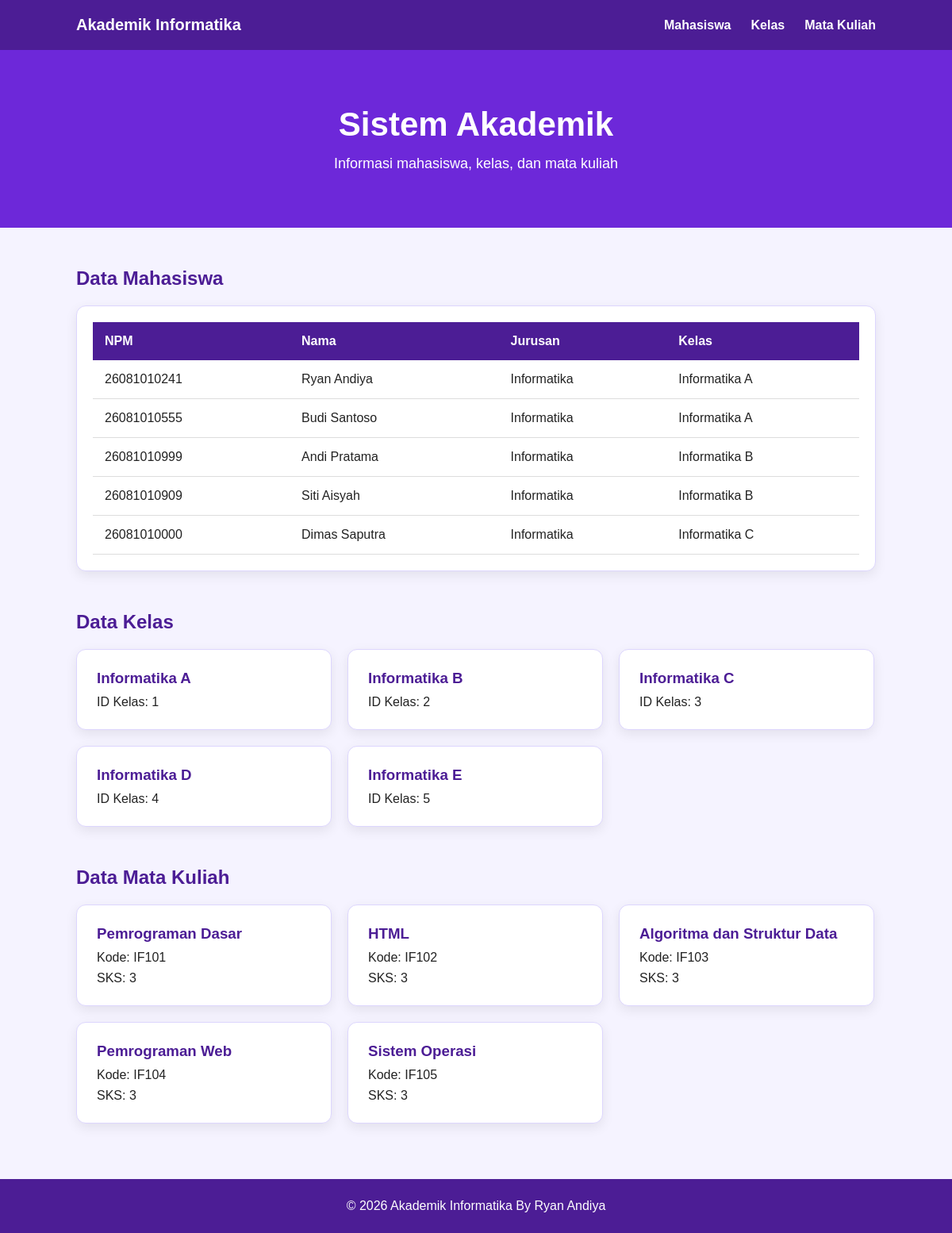
The page / on the database its author committed.
### tables this page shows
CREATE TABLE `mahasiswa` (
  `id` int(11) NOT NULL,
  `npm` varchar(12) NOT NULL,
  `nama` varchar(100) NOT NULL,
  `email` varchar(100) NOT NULL,
  `jurusan` varchar(50) NOT NULL,
  `id_kelas` int(11) DEFAULT NULL
);

CREATE TABLE `kelas` (
  `id_kelas` int(11) NOT NULL,
  `nama_kelas` varchar(50) NOT NULL
);

CREATE TABLE `matakuliah` (
  `id_matakuliah` int(11) NOT NULL,
  `kode_matakuliah` varchar(10) NOT NULL,
  `nama_matakuliah` varchar(100) NOT NULL,
  `sks` int(11) NOT NULL
);

### index.php (the view, shortened to what this page needs)
<?php
include 'service/config.php';
$resultMahasiswa = mysqli_query($conn, "
    SELECT mahasiswa.*, kelas.nama_kelas
    FROM mahasiswa
    LEFT JOIN kelas ON mahasiswa.id_kelas = kelas.id_kelas
");
$resultKelas = mysqli_query($conn, "SELECT * FROM kelas");
$resultMatakuliah = mysqli_query($conn, "SELECT * FROM matakuliah");
?>
<!DOCTYPE html>
<html lang="id">
<head>
    <link rel="stylesheet" href="style.css">
</head>
<body>
    <nav class="navbar">
        <div class="logo">
            Akademik Informatika
        </div>
        <div class="nav-menu">
            <a href="#mahasiswa">
                Mahasiswa
            </a>
            <a href="#kelas">
                Kelas
            </a>
            <a href="#matakuliah">
                Mata Kuliah
            </a>
        </div>
    </nav>
    <section class="hero">
        <h1>
            Sistem Akademik
        </h1>
        <p>
            Informasi mahasiswa, kelas, dan mata kuliah
        </p>
    </section>
    <section class="container" id="mahasiswa">
        <h2>
            Data Mahasiswa
        </h2>
        <div class="table-card">
            <table>
                <thead>
                    <tr>
                        <th>NPM</th>
                        <th>Nama</th>
                        <th>Jurusan</th>
                        <th>Kelas</th>
                    </tr>
                </thead>
                <tbody>
                    <?php while ($mahasiswa = mysqli_fetch_assoc($resultMahasiswa)) { ?>
                        <tr>
                            <td>
                                <?= htmlspecialchars($mahasiswa['npm']); ?>
                            </td>
                            <td>
                                <?= htmlspecialchars($mahasiswa['nama']); ?>
                            </td>
                            <td>
                                <?= htmlspecialchars($mahasiswa['jurusan']); ?>
                            </td>
                            <td>
                                <?= htmlspecialchars($mahasiswa['nama_kelas']); ?>
                            </td>
                        </tr>
                    <?php } ?>
                </tbody>
            </table>
        </div>
    </section>
    <section class="container" id="kelas">
        <h2>
            Data Kelas
        </h2>
        <div class="card-container">
            <?php while ($kelas = mysqli_fetch_assoc($resultKelas)) { ?>
                <div class="card">
                    <h3>
                        <?= htmlspecialchars($kelas['nama_kelas']); ?>
                    </h3>
                    <p>
                        ID Kelas:
                        <?= $kelas['id_kelas']; ?>
                    </p>
                </div>
            <?php } ?>
        </div>
    </section>
    <section class="container" id="matakuliah">
        <h2>
            Data Mata Kuliah
        </h2>
        <div class="card-container">
            <?php while ($matakuliah = mysqli_fetch_assoc($resultMatakuliah)) { ?>
                <div class="card">
                    <h3>
                        <?= htmlspecialchars($matakuliah['nama_matakuliah']); ?>
                    </h3>
                    <p>
                        Kode:
                        <?= htmlspecialchars($matakuliah['kode_matakuliah']); ?>
                    </p>
                    <p>
                        SKS:
                        <?= $matakuliah['sks']; ?>
                    </p>
                </div>
            <?php } ?>
        </div>
    </section>
    <footer>
        <p>
            © 2026 Akademik Informatika By Ryan Andiya
        </p>
    </footer>
</body>
</html>

### style.css (style rules this page uses)
* { margin: 0; padding: 0; box-sizing: border-box; }
body { font-family: Arial, sans-serif; background: #f5f3ff; color: #222; }
.navbar { background: #4c1d95; color: white; padding: 20px 8%; display: flex; justify-content: space-between; align-items: center; box-shadow: 0 3px 10px rgba(0, 0, 0, 0.2); }
.logo { font-size: 20px; font-weight: bold; }
.nav-menu { display: flex; gap: 25px; }
.nav-menu a { color: white; text-decoration: none; font-weight: bold; }
.hero { background: #6d28d9; color: white; padding: 70px 8%; text-align: center; }
.hero h1 { font-size: 42px; margin-bottom: 15px; }
.hero p { font-size: 18px; }
.container { width: 84%; max-width: 1200px; margin: 50px auto; }
.container h2 { color: #4c1d95; margin-bottom: 20px; }
.table-card { background: white; padding: 20px; border: 1px solid #ddd6fe; border-radius: 12px; box-shadow: 0 5px 15px rgba(0, 0, 0, 0.08); overflow-x: auto; }
table { width: 100%; border-collapse: collapse; }
th { background: #4c1d95; color: white; padding: 15px; text-align: left; }
td { padding: 15px; border-bottom: 1px solid #ddd; }
.card-container { display: flex; flex-wrap: wrap; gap: 20px; }
.card { background: white; width: calc(33.333% - 14px); padding: 25px; border: 1px solid #ddd6fe; border-radius: 12px; box-shadow: 0 5px 15px rgba(0, 0, 0, 0.08); }
.card h3 { color: #4c1d95; margin-bottom: 10px; }
.card p { margin-top: 8px; }
footer { background: #4c1d95; color: white; text-align: center; padding: 25px; margin-top: 70px; }

### rows shown on the page
mahasiswa: npm "26081010241", nama "Ryan Andiya", jurusan "Informatika", id_kelas.nama_kelas "Informatika A"
mahasiswa: npm "26081010555", nama "Budi Santoso", jurusan "Informatika", id_kelas.nama_kelas "Informatika A"
mahasiswa: npm "26081010999", nama "Andi Pratama", jurusan "Informatika", id_kelas.nama_kelas "Informatika B"
mahasiswa: npm "26081010909", nama "Siti Aisyah", jurusan "Informatika", id_kelas.nama_kelas "Informatika B"
mahasiswa: npm "26081010000", nama "Dimas Saputra", jurusan "Informatika", id_kelas.nama_kelas "Informatika C"
kelas: nama_kelas "Informatika A", id_kelas "1"
kelas: nama_kelas "Informatika B", id_kelas "2"
kelas: nama_kelas "Informatika C", id_kelas "3"
kelas: nama_kelas "Informatika D", id_kelas "4"
kelas: nama_kelas "Informatika E", id_kelas "5"
matakuliah: nama_matakuliah "Pemrograman Dasar", kode_matakuliah "IF101", sks "3"
matakuliah: nama_matakuliah "HTML", kode_matakuliah "IF102", sks "3"
matakuliah: nama_matakuliah "Algoritma dan Struktur Data", kode_matakuliah "IF103", sks "3"
matakuliah: nama_matakuliah "Pemrograman Web", kode_matakuliah "IF104", sks "3"
matakuliah: nama_matakuliah "Sistem Operasi", kode_matakuliah "IF105", sks "3"
